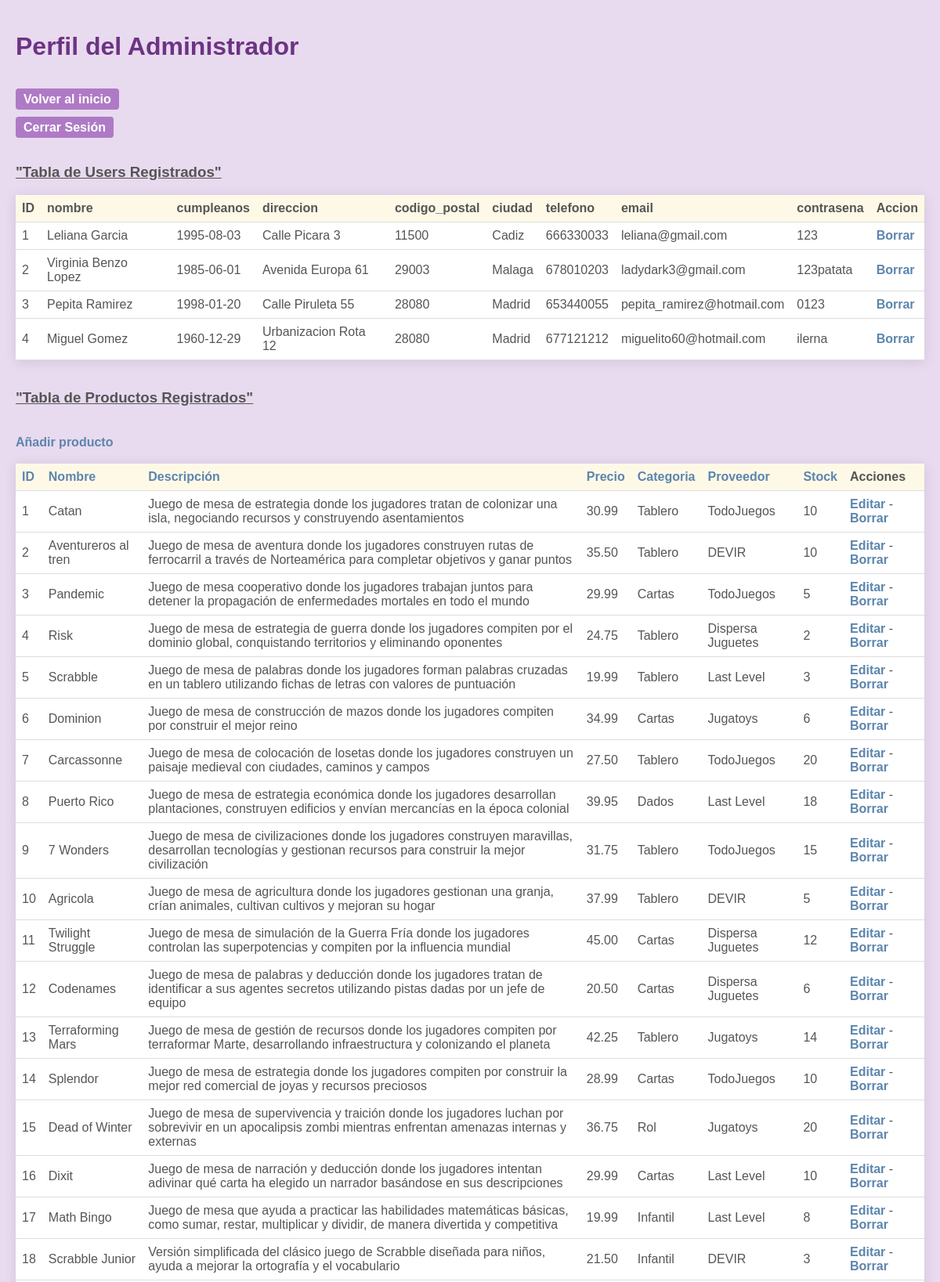
The app's page /models/adminManager.php (signed in, upper part) with its own data.
### tables this page shows
CREATE TABLE users (
id_user int (15) auto_increment PRIMARY KEY NOT NULL,
nombre varchar (50) NOT NULL,
cumpleanos date DEFAULT NULL,
direccion varchar (50) DEFAULT NULL,
codigo_postal varchar (5) DEFAULT NULL,
ciudad varchar (50) DEFAULT NULL,
telefono varchar (12) DEFAULT NULL,
email varchar (100) UNIQUE NOT NULL,
contrasena varchar (50) NOT NULL
);

CREATE TABLE productos (
id_producto int (10) auto_increment PRIMARY KEY NOT NULL, 
nombre varchar (50) NOT NULL,
descripcion MEDIUMTEXT,
precio decimal (10,2) NOT NULL,
id_categoria varchar (20) NOT NULL,
id_proveedor int (15) NOT NULL,
stock int NOT NULL,
CONSTRAINT id_categoria_fk FOREIGN KEY (id_categoria) REFERENCES categorias (id_categoria) ON DELETE CASCADE ON UPDATE CASCADE,
CONSTRAINT id_proveedor_fk FOREIGN KEY (id_proveedor) REFERENCES proveedores (id_proveedor) ON DELETE CASCADE ON UPDATE CASCADE
);

CREATE TABLE proveedores (
id_proveedor int (15) PRIMARY KEY NOT NULL,
nombre varchar (50) NOT NULL,
direccion varchar (50) NOT NULL,
telefono varchar (12) NOT NULL
);

### controllers/sesionController.php (called while the page is built, shortened)
<?php
	function getListaUsuarios() {
		$conecta = crearConexion();
		$consulta = "SELECT id_user, nombre, cumpleanos, direccion, codigo_postal, ciudad, telefono, email, contrasena FROM users";
		$resultado = mysqli_query($conecta, $consulta);
		return $resultado;
	}
	function getProductos($orden) {
		$conecta = crearConexion();
		$consulta = "SELECT productos.id_producto, productos.nombre, productos.descripcion, productos.precio, productos.id_categoria,
					proveedores.nombre as nombreProveedor, productos.stock
					FROM productos
					INNER JOIN proveedores
					ON productos.id_proveedor = proveedores.id_proveedor
					ORDER BY $orden";
		$resultado = mysqli_query($conecta, $consulta);
		return $resultado;
	}
?>

### controllers/funcionesAdmin.php (the view, shortened to what this page needs)
<!DOCTYPE html>
<html>
<head>
	<link rel="stylesheet" type="text/css" href="../views/perfilAdmin.css">
</head>
<body>
<?php
	function pintaTablaUsuarios(){
		$listaUsuarios = getListaUsuarios();
		echo "<table>\n
				<tr>\n
					<th>ID</th>\n
					<th>nombre</th>\n
					<th>cumpleanos</th>\n
					<th>direccion</th>\n
					<th>codigo_postal</th>\n
					<th>ciudad</th>\n
					<th>telefono</th>\n
					<th>email</th>\n
					<th>contrasena</th>\n
					<th>Accion</th>\n
				</tr>\n";
		while ($fila = mysqli_fetch_assoc($listaUsuarios)) {
		echo "<tr>\n";
		echo "<td>" . $fila['id_user'] . "</td>\n";
		echo "<td>" . $fila['nombre'] . "</td>\n";
		echo "<td>" . $fila['cumpleanos'] . "</td>\n";
		echo "<td>" . $fila['direccion'] . "</td>\n";
		echo "<td>" . $fila['codigo_postal'] . "</td>\n";
		echo "<td>" . $fila['ciudad'] . "</td>\n";
		echo "<td>" . $fila['telefono'] . "</td>\n";
		echo "<td>" . $fila['email'] . "</td>\n";
		echo "<td>" . $fila['contrasena'] . "</td>\n";
		echo "<td><a href='../models/adminManager.php?id_user=" . $fila['id_user'] . "'>Borrar</a></td>\n";
		echo "</tr>\n";
		}
		echo "</table>\n";
	}
	function pintaProductos($orden) {
		$productos = getProductos($orden);
		echo "<table>\n
				<tr>\n
					<th><a href='../models/adminManager.php?orden=id_producto'>ID</a></th>\n
					<th><a href='../models/adminManager.php?orden=nombre'>Nombre</a></th>\n
					<th><a href='../models/adminManager.php?orden=descripcion'>Descripción</a></th>\n
					<th><a href='../models/adminManager.php?orden=precio'>Precio</a></th>\n
					<th><a href='../models/adminManager.php?orden=id_categoria'>Categoria</a></th>\n
					<th><a href='../models/adminManager.php?orden=nombreProveedor'>Proveedor</a></th>\n
					<th><a href='../models/adminManager.php?orden=stock'>Stock</a></th>\n
					<th>Acciones</th>
				</tr>\n";
		while ($fila = mysqli_fetch_assoc($productos)) {
			echo "<tr>\n
					<td>" . $fila['id_producto'] . "</td>\n
					<td>" . $fila['nombre'] . "</td>\n
					<td>" . $fila['descripcion'] . "</td>\n
					<td>" . $fila['precio'] . "</td>\n
					<td>" . $fila['id_categoria'] . "</td>\n
					<td>" . $fila['nombreProveedor'] . "</td>\n
					<td>" . $fila['stock'] . "</td>\n";
				echo "<td><a href='../controllers/adminProductos.php?Editar=" . $fila['id_producto'] . "'>Editar</a> - <a href=
				'../controllers/adminProductos.php?Borrar=" . $fila['id_producto'] . "'>Borrar</a></td>";
			echo "</tr>\n";
		}
		echo "</table>";
	}
?>
</body>
</html>

### models/adminManager.php (shortened to what this page needs)
<!DOCTYPE html>
<html>
<head>
	<link rel="stylesheet" type="text/css" href="../views/perfilAdmin.css">
</head>
<body>
<?php
	include "../controllers/sesionController.php";
	include "../controllers/funcionesAdmin.php";
?>
	<h1>Perfil del Administrador</h1><br>
	<a href="../views/index.php" class="button-link">Volver al inicio</a><br><br>
	<a href="../controllers/logout.php" class="button-link">Cerrar Sesión</a><br><br>
	<h3><u>"Tabla de Users Registrados"</b></u></h3>
<?php
		pintaTablaUsuarios();
?>
	<br><b><u><h3>"Tabla de Productos Registrados"</b></h3></u><br>
<?php
			if (!isset($_GET["orden"])) {
				$orden = "id_producto";
			} else {
				$orden = $_GET["orden"];
			}
			echo "<a href='../controllers/adminProductos.php?Anadir'>Añadir producto</a><br><br>";
				pintaProductos($orden);
?>
	<br><br><a href="../views/index.php" class="button-link">Volver al inicio</a><br><br>
</body>
</html>

### views/perfilAdmin.css (style rules this page uses)
body { font-family: Arial, sans-serif; background: #E8DAEF; color: #555; margin: 0; padding: 20px; }
table { width: 100%; border-collapse: collapse; margin: auto; background: #FFF; box-shadow: 0 2px 15px rgba(0,0,0,0.1); }
th, td { padding: 8px; text-align: left; border-bottom: 1px solid #ddd; }
th { background-color: #FEF9E7; color: #555; }
a { color: #5C85AD; text-decoration: none; font-weight: bold; }
input[type="submit"], input[type="button"], .button-link { background-color: #AF7AC5; color: white; border: none; border-radius: 4px; padding: 5px 10px; cursor: pointer; margin-top: 8px; transition: background-color 0.3s; }
h1 { color: #6C3483; }

### records on screen
users: id_user "1", nombre "Leliana Garcia", cumpleanos "1995-08-03", direccion "Calle Picara 3", codigo_postal "11500", ciudad "Cadiz", telefono "666330033", email "leliana@gmail.com", contrasena "123"
users: id_user "2", nombre "Virginia Benzo Lopez", cumpleanos "1985-06-01", direccion "Avenida Europa 61", codigo_postal "29003", ciudad "Malaga", telefono "678010203", email "ladydark3@gmail.com", contrasena "123patata"
users: id_user "3", nombre "Pepita Ramirez", cumpleanos "1998-01-20", direccion "Calle Piruleta 55", codigo_postal "28080", ciudad "Madrid", telefono "653440055", email "pepita_ramirez@hotmail.com", contrasena "0123"
users: id_user "4", nombre "Miguel Gomez", cumpleanos "1960-12-29", direccion "Urbanizacion Rota 12", codigo_postal "28080", ciudad "Madrid", telefono "677121212", email "miguelito60@hotmail.com", contrasena "ilerna"
productos: id_producto "1", nombre "Catan", descripcion "Juego de mesa de estrategia donde los jugadores tratan de colonizar una isla, negociando recursos y construyendo asentamientos", precio "30.99", id_categoria "Tablero", id_proveedor.nombre "TodoJuegos", stock "10"
productos: id_producto "2", nombre "Aventureros al tren", descripcion "Juego de mesa de aventura donde los jugadores construyen rutas de ferrocarril a través de Norteamérica para completar objetivos y ganar puntos", precio "35.50", id_categoria "Tablero", id_proveedor.nombre "DEVIR", stock "10"
productos: id_producto "3", nombre "Pandemic", descripcion "Juego de mesa cooperativo donde los jugadores trabajan juntos para detener la propagación de enfermedades mortales en todo el mundo", precio "29.99", id_categoria "Cartas", id_proveedor.nombre "TodoJuegos", stock "5"
productos: id_producto "4", nombre "Risk", descripcion "Juego de mesa de estrategia de guerra donde los jugadores compiten por el dominio global, conquistando territorios y eliminando oponentes", precio "24.75", id_categoria "Tablero", id_proveedor.nombre "Dispersa Juguetes", stock "2"
productos: id_producto "5", nombre "Scrabble", descripcion "Juego de mesa de palabras donde los jugadores forman palabras cruzadas en un tablero utilizando fichas de letras con valores de puntuación", precio "19.99", id_categoria "Tablero", id_proveedor.nombre "Last Level", stock "3"
productos: id_producto "6", nombre "Dominion", descripcion "Juego de mesa de construcción de mazos donde los jugadores compiten por construir el mejor reino", precio "34.99", id_categoria "Cartas", id_proveedor.nombre "Jugatoys", stock "6"
productos: id_producto "7", nombre "Carcassonne", descripcion "Juego de mesa de colocación de losetas donde los jugadores construyen un paisaje medieval con ciudades, caminos y campos", precio "27.50", id_categoria "Tablero", id_proveedor.nombre "TodoJuegos", stock "20"
productos: id_producto "8", nombre "Puerto Rico", descripcion "Juego de mesa de estrategia económica donde los jugadores desarrollan plantaciones, construyen edificios y envían mercancías en la época colonial", precio "39.95", id_categoria "Dados", id_proveedor.nombre "Last Level", stock "18"
productos: id_producto "9", nombre "7 Wonders", descripcion "Juego de mesa de civilizaciones donde los jugadores construyen maravillas, desarrollan tecnologías y gestionan recursos para construir la mejor civilización", precio "31.75", id_categoria "Tablero", id_proveedor.nombre "TodoJuegos", stock "15"
productos: id_producto "10", nombre "Agricola", descripcion "Juego de mesa de agricultura donde los jugadores gestionan una granja, crían animales, cultivan cultivos y mejoran su hogar", precio "37.99", id_categoria "Tablero", id_proveedor.nombre "DEVIR", stock "5"
productos: id_producto "11", nombre "Twilight Struggle", descripcion "Juego de mesa de simulación de la Guerra Fría donde los jugadores controlan las superpotencias y compiten por la influencia mundial", precio "45.00", id_categoria "Cartas", id_proveedor.nombre "Dispersa Juguetes", stock "12"
productos: id_producto "12", nombre "Codenames", descripcion "Juego de mesa de palabras y deducción donde los jugadores tratan de identificar a sus agentes secretos utilizando pistas dadas por un jefe de equipo", precio "20.50", id_categoria "Cartas", id_proveedor.nombre "Dispersa Juguetes", stock "6"
productos: id_producto "13", nombre "Terraforming Mars", descripcion "Juego de mesa de gestión de recursos donde los jugadores compiten por terraformar Marte, desarrollando infraestructura y colonizando el planeta", precio "42.25", id_categoria "Tablero", id_proveedor.nombre "Jugatoys", stock "14"
productos: id_producto "14", nombre "Splendor", descripcion "Juego de mesa de estrategia donde los jugadores compiten por construir la mejor red comercial de joyas y recursos preciosos", precio "28.99", id_categoria "Cartas", id_proveedor.nombre "TodoJuegos", stock "10"
productos: id_producto "15", nombre "Dead of Winter", descripcion "Juego de mesa de supervivencia y traición donde los jugadores luchan por sobrevivir en un apocalipsis zombi mientras enfrentan amenazas internas y externas", precio "36.75", id_categoria "Rol", id_proveedor.nombre "Jugatoys", stock "20"
productos: id_producto "16", nombre "Dixit", descripcion "Juego de mesa de narración y deducción donde los jugadores intentan adivinar qué carta ha elegido un narrador basándose en sus descripciones", precio "29.99", id_categoria "Cartas", id_proveedor.nombre "Last Level", stock "10"
productos: id_producto "17", nombre "Math Bingo", descripcion "Juego de mesa que ayuda a practicar las habilidades matemáticas básicas, como sumar, restar, multiplicar y dividir, de manera divertida y competitiva", precio "19.99", id_categoria "Infantil", id_proveedor.nombre "Last Level", stock "8"
productos: id_producto "18", nombre "Scrabble Junior", descripcion "Versión simplificada del clásico juego de Scrabble diseñada para niños, ayuda a mejorar la ortografía y el vocabulario", precio "21.50", id_categoria "Infantil", id_proveedor.nombre "DEVIR", stock "3"
